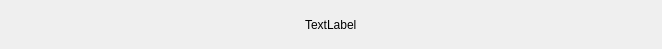
<?xml version="1.0" encoding="UTF-8"?>
<ui version="4.0">
 <class>Overlay</class>
 <widget class="QWidget" name="Overlay">
  <property name="geometry">
   <rect>
    <x>0</x>
    <y>0</y>
    <width>662</width>
    <height>49</height>
   </rect>
  </property>
  <property name="sizePolicy">
   <sizepolicy hsizetype="Expanding" vsizetype="Expanding">
    <horstretch>0</horstretch>
    <verstretch>0</verstretch>
   </sizepolicy>
  </property>
  <property name="windowTitle">
   <string>Form</string>
  </property>
  <layout class="QVBoxLayout" name="verticalLayout">
   <property name="spacing">
    <number>0</number>
   </property>
   <property name="leftMargin">
    <number>0</number>
   </property>
   <property name="topMargin">
    <number>0</number>
   </property>
   <property name="rightMargin">
    <number>0</number>
   </property>
   <property name="bottomMargin">
    <number>0</number>
   </property>
   <item>
    <layout class="QHBoxLayout" name="horizontalLayout">
     <property name="spacing">
      <number>0</number>
     </property>
     <item>
      <spacer name="LeftSpacer">
       <property name="orientation">
        <enum>Qt::Orientation::Horizontal</enum>
       </property>
       <property name="sizeHint" stdset="0">
        <size>
         <width>1</width>
         <height>1</height>
        </size>
       </property>
      </spacer>
     </item>
     <item>
      <widget class="QLabel" name="CenteredText">
       <property name="text">
        <string>TextLabel</string>
       </property>
      </widget>
     </item>
     <item>
      <spacer name="RightSpacer">
       <property name="orientation">
        <enum>Qt::Orientation::Horizontal</enum>
       </property>
       <property name="sizeHint" stdset="0">
        <size>
         <width>1</width>
         <height>1</height>
        </size>
       </property>
      </spacer>
     </item>
    </layout>
   </item>
  </layout>
 </widget>
 <resources/>
 <connections/>
</ui>
